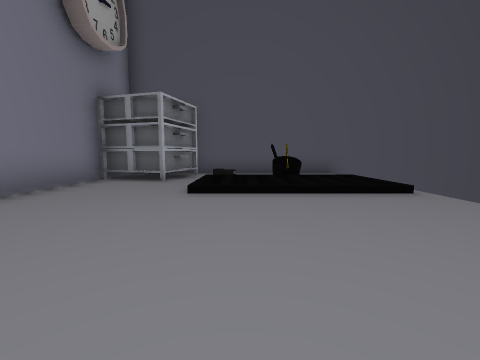
View 1 (above)

16 first-person views from a walk through a 3-D level made in the Unity game engine. The camera is 1.3 m above the floor, tilts 6° down and sees 90° across. The floor is counted in squares, 2 m on a side. Each view is taken from the middle of a square. On the plan, view 1 faces up. The plan holds only what a view shows up to about 9 squares ahead; the rest is blank. The place goes on beyond the plan.

View 2
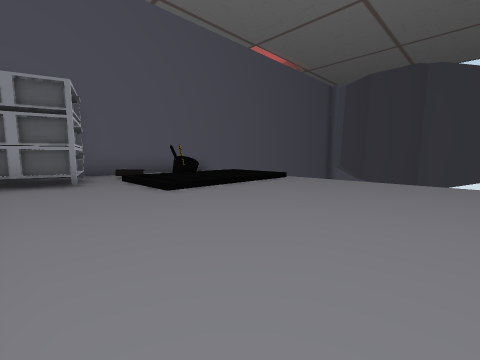

View 3
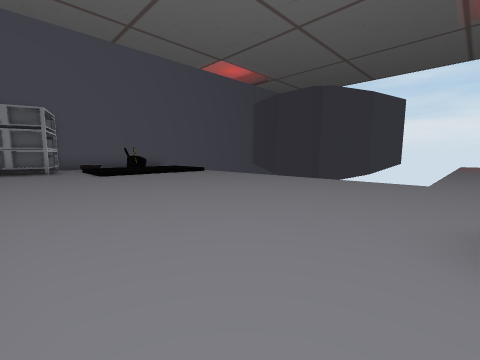

View 4
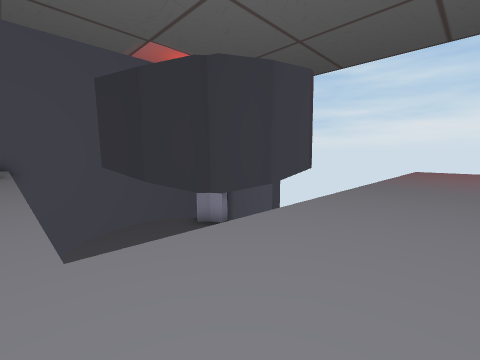

View 5
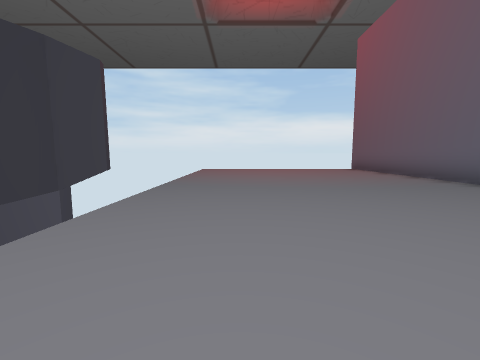

View 6
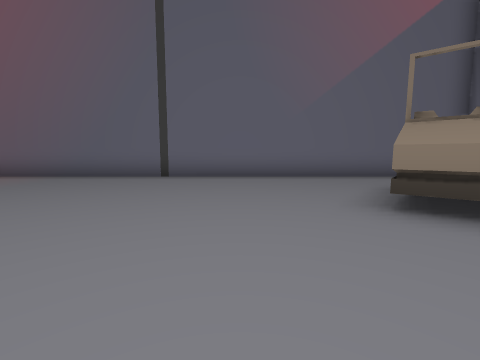

View 7
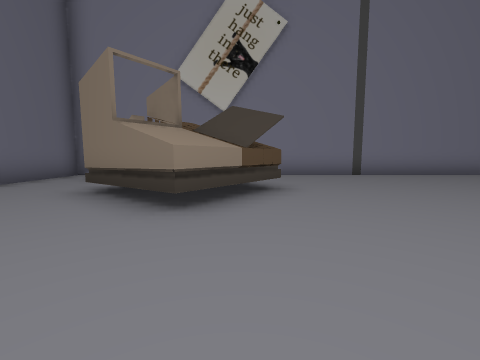

View 8
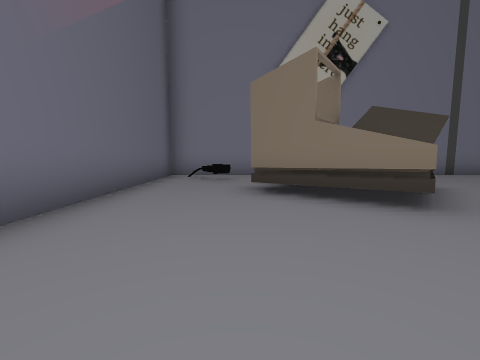

View 9
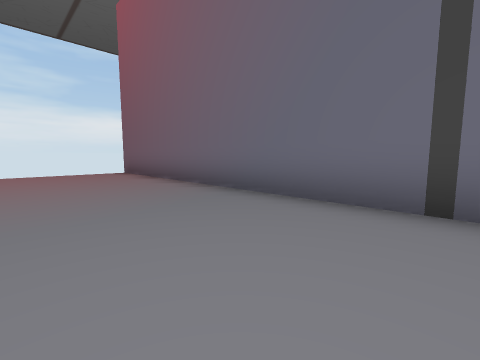

View 10
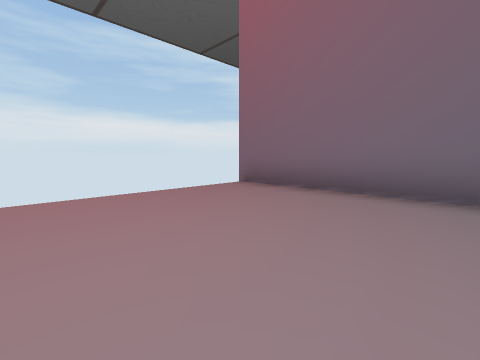

View 11
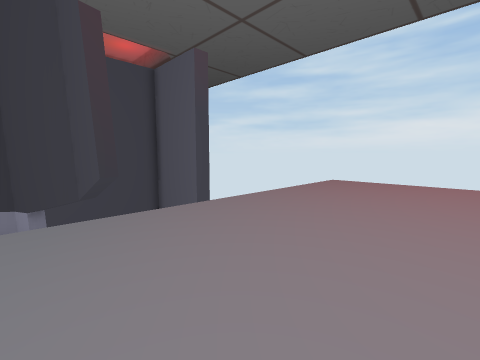

View 12
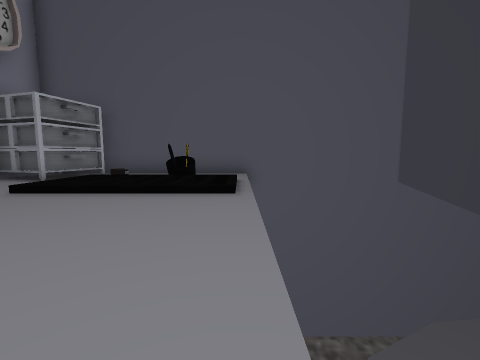

View 13
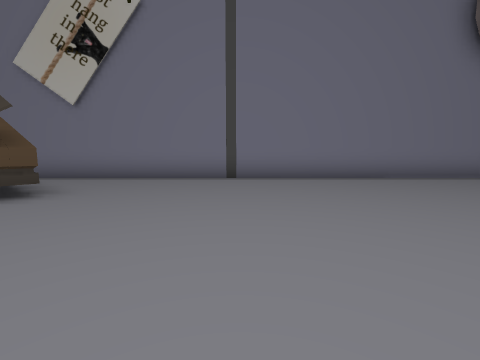

View 14
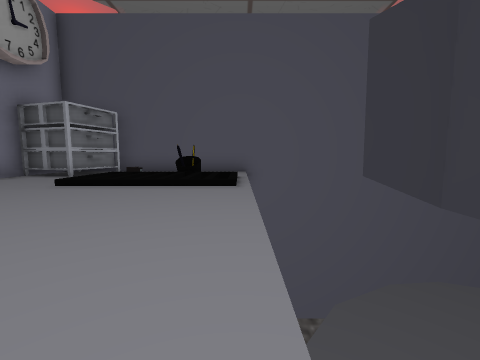

View 15
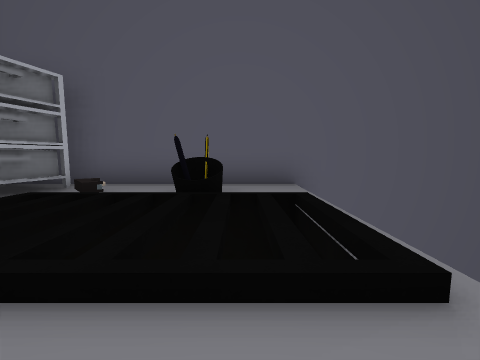

View 16
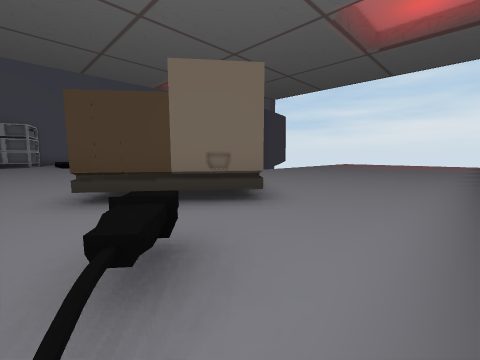

### Floor plan
Key: @ floor where view 1 was taken; # wall or solid block; x gap in a wall; . floor; / step, stairs or slope; = window, fence, low wall or low ledge; v drop or lower ground; O other object.
Columns run from 4 left of view 1 to 14 right of it. Each row starts with its distance up from view 1.
  9    ###########
  8  OO..O..vvvvv
  7 #OO/.O..
  6 #.O/vvv.
  5 #../   .
  4 #..///// v
  3 #....... v##v
  2 #.......vvvv#
  1 #.......vvvvv#
  0 #...@...     #
 -1 #.......     #
 -2 #.......     v
 -3 #.......vvvvvvvvvvv
 -4 #..................
 -5 #..##..............
 -6 #.####.............
 -7 #..##..............
 -8 #..................
 -9 #==................
-10 #..................
-11 ##################x

Where each view was taken, in squares from view 1:
view 1: 0 up, 0 right, facing up
view 2: 0 up, 3 left, facing up-right
view 3: 4 down, 3 left, facing up-right
view 4: 5 down, 3 right, facing up-right
view 5: 5 down, 3 right, facing right
view 6: 3 down, 3 right, facing down
view 7: 5 down, 4 right, facing left
view 8: 8 down, 4 right, facing left
view 9: 7 down, 5 right, facing down-right
view 10: 6 down, 10 right, facing down-right
view 11: 6 down, 8 right, facing up-right
view 12: 0 up, 3 right, facing up
view 13: 1 down, 3 right, facing left
view 14: 1 down, 3 right, facing up
view 15: 3 up, 2 right, facing up
view 16: 10 down, 3 left, facing up-right
